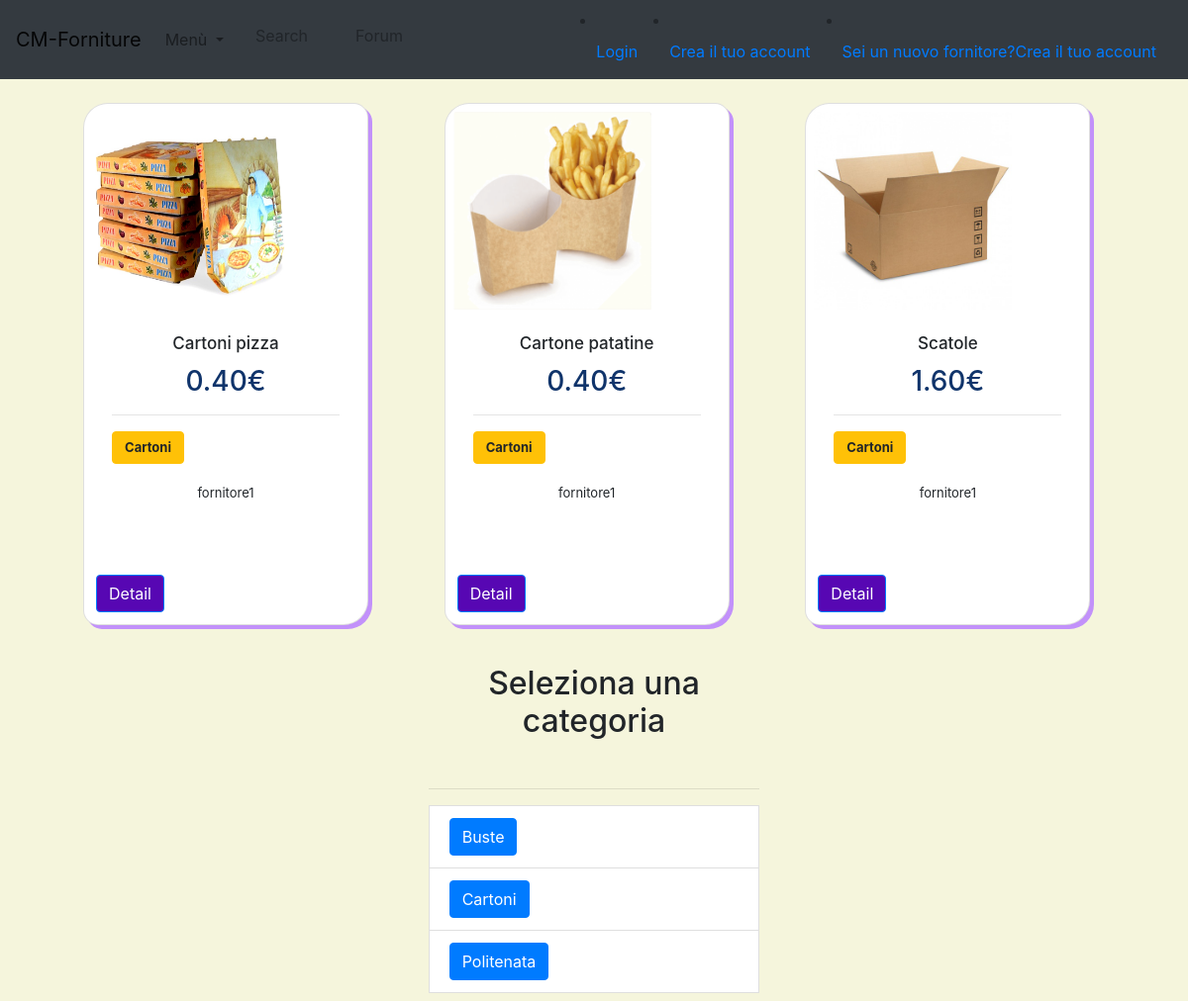
/products/categoria/?category=Cartoni, run on the app's committed database.
### products/models.py (models this page shows, shortened)
class Prodotti(models.Model):
    owner = models.ForeignKey(Owner, related_name='prodotti', on_delete=models.PROTECT)
    categoria = models.ForeignKey(Categoria,on_delete=models.CASCADE)
    name = models.CharField(max_length=255,)
    dimensione = models.CharField(max_length=255, default=None)
    tipo_materiale = models.CharField(max_length=255,default=None)
    price = models.CharField(max_length=255)
    image = models.ImageField(upload_to=upload_image_path, null=True, blank=True)

class Categoria(models.Model):
    nome = models.CharField(max_length=255, null=False,blank=False)
    image = models.ImageField(upload_to=upload_image_path, null=True, blank=True)

### user_manage/models.py (models this page shows)
class Owner(models.Model):
    user = models.OneToOneField(User, on_delete=models.CASCADE, primary_key=True,related_name='proprietario')
    def __str__(self):
        return self.user.username

class User(AbstractUser):
    is_owner = models.BooleanField('owne status',default=False)
    is_client = models.BooleanField('client status',default=False)

### products/views.py (the view)
# urls.py: path('categoria/',views.CategoriaView,name = 'products-category'),
def CategoriaView(request):
    category = request.GET.get('category')
    products = Prodotti.objects.filter(categoria__nome=category)
    categories = Categoria.objects.all()
    context = {
        'products': products,
        'categories': categories
    }
    return render(request, 'products/categoria.html', context)

### products/templates/products/categoria.html (shortened to what this page needs)
{% extends 'base.html' %}
{% block content %}
    <div class="container">
        <div class="row justify-content-center m-2">
            {% if products %}
                {% for product in products %}
                    <div class="col-md-4">
                        <div class="card m-3 p-2" style="width: 18rem; height: 33rem; box-shadow: 4px 4px #c291fa; border-radius: 25px 15px;">
                            <img src="{{ product.image.url }}" style="height: 200px; width: 200px;"  class="card-img-top" alt="...">
                            <div class="card-body">
                                <h4 style="font-size: 17px;" class="card-title mt-1">{{ product.name }}</h4>
                                <h3 style="color: rgb(16, 52, 107)" class="card-subtitle mt-1">{{ product.price }}€</h3>
                                <hr>
                                <p style="font-size: 13px;" class="btn btn-warning"><b>{{ product.categoria.nome }}</b></p>
                                <p style="font-size: 13px;" class="cart-text mt-1">{{ product.owner }}</p>
                            </div>
                            <span><a href="{% url 'prod:products-detail' product.pk  %}" style="background-color: #5707b3;" class="btn btn-primary m-1">Detail</a></span>
                        </div>
                    </div>
                {% endfor %}
            {% else %}
                <br>
            {% endif %}
            <div class="col-md-4">
                <br>
                <h2>Seleziona una categoria</h2>
                <br>
                <hr>
                {% for category in categories %}
                    <li class="list-group-item">
                        <a class="btn btn-primary" href="{% url 'prod:products-category' %}?category={{ category.nome }}">{{ category.nome }}</a>
                    </li>
                {% endfor %}
            </div>
        </div>
    </div>
{% endblock %}

### static/css/main.css (style rules this page uses)
body { background-color: beige; }
h1, h2, h3,h4,h5,h6, p { text-align: center; }

### data on the page
Prodotti: image (picture), name "Cartoni pizza", price "0.40", categoria.nome "Cartoni", owner "fornitore1"
Prodotti: image (picture), name "Cartone patatine", price "0.40", categoria.nome "Cartoni", owner "fornitore1"
Prodotti: image (picture), name "Scatole", price "1.60", categoria.nome "Cartoni", owner "fornitore1"
Categoria: nome "Buste"
Categoria: nome "Cartoni"
Categoria: nome "Politenata"
